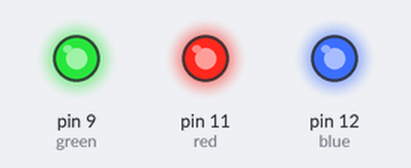
Simulated run of this sketch. Board: Arduino Uno, built with avr-gcc and run on an emulated ATmega328P. Parts: output pins drawn as LEDs (lit = HIGH).

Above: at 0.1 s.
At 10.1 s:
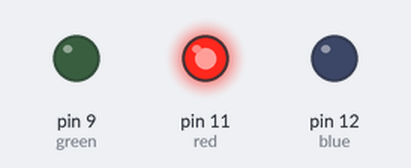
At 15.1 s:
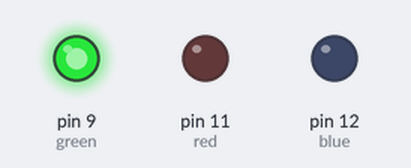
At 19.6 s:
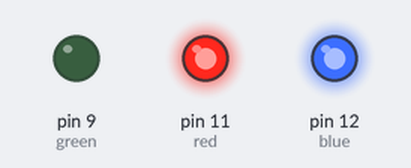
At 29.6 s:
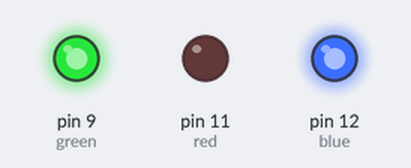
At 39.75 s:
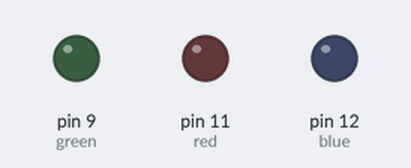
Timing chart, 0 to 40.0 s (numbered marks = the images above):
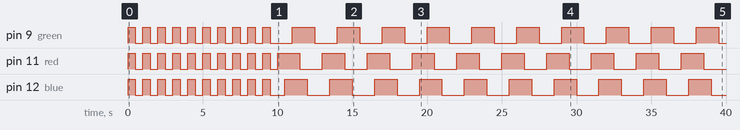

The sketch:

loop_test.ino
```cpp
int red= 11;
int blue=12;
int green=9;

void setup() {
  // put your setup code here, to run once:
  pinMode(red, OUTPUT);
  pinMode(blue, OUTPUT);
  pinMode(green, OUTPUT);

}

void loop() {
  // put your main code here, to run repeatedly:

for(int i=0;i<10;i++){
  digitalWrite(red,HIGH);
  digitalWrite(blue,HIGH);
  digitalWrite(green,HIGH);
  delay(500);
  digitalWrite(red,LOW);
  digitalWrite(blue,LOW);
  digitalWrite(green,LOW);
  delay(500);

  }
  for(int i=0;i<10;i++){
digitalWrite(red, HIGH);
delay(500);
digitalWrite(blue,HIGH);
delay(500);
digitalWrite(green,HIGH);
delay(500);
digitalWrite(red,LOW);
delay(500);
digitalWrite(blue,LOW);
delay(500);
digitalWrite(green,LOW);
delay(500);
  }

}
```

Measured:
- by itself, pin 9 (green): goes 9 × (HIGH 0.50 s, LOW 0.50 s), HIGH 0.50 s, 10 × (LOW 1.5 s, HIGH 1.5 s), then LOW
- by itself, pin 11 (red): goes 10 × (HIGH 0.50 s, LOW 0.50 s), 9 × (HIGH 1.5 s, LOW 1.5 s), HIGH 1.5 s, then LOW
- by itself, pin 12 (blue): goes 9 × (HIGH 0.50 s, LOW 0.50 s), HIGH 0.50 s, LOW 1.0 s, 9 × (HIGH 1.5 s, LOW 1.5 s), HIGH 1.5 s, then LOW
